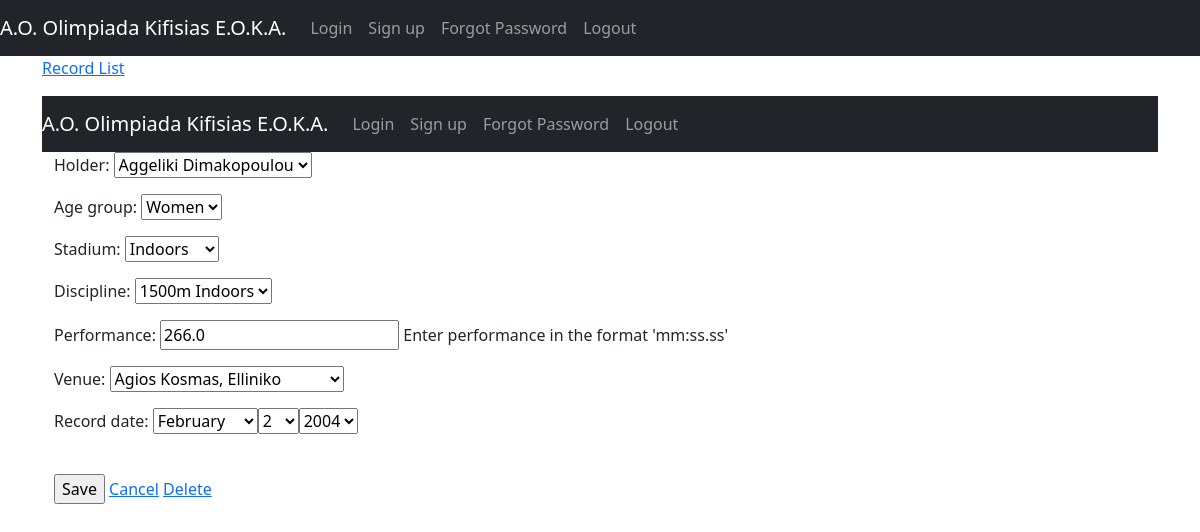
/records/18/ (signed in), run on the app's committed database.
### records/models.py (models this page shows, shortened)
class Record(models.Model):
    user = models.ForeignKey(User, blank=True, null=True, on_delete=models.SET_NULL)
    holder = models.ForeignKey(Athlete, blank=True, null=True, on_delete=models.SET_NULL)
    age_group = models.ForeignKey(AgeGroup, blank=True, null=True, on_delete=models.SET_NULL)
    discipline = models.ForeignKey(Discipline, blank=True, null=True, on_delete=models.SET_NULL)
    venue = models.ForeignKey(Venue, blank=True, null=True, on_delete=models.SET_NULL)
    stadium = models.ForeignKey(Stadium, blank=True, null=True, on_delete=models.SET_NULL)
    performance = models.FloatField(blank=False, null=True)
    record_date = models.DateField(auto_now=False, auto_now_add=False, null=True, blank=True)
    timestamp = models.DateTimeField(auto_now_add=True)
    updated = models.DateTimeField(auto_now=True)
    def get_delete_url(self):
        return f'/records/{self.pk}/delete/'
    class Meta:
        ordering = ['performance', '-record_date']
        unique_together = [['holder', 'discipline', 'performance']]
        db_table = 'Olimpiada records'

class AgeGroup(models.Model):
    age_group = models.CharField(max_length=10)
    def __str__(self):
        return self.age_group

### records/views.py (the view, shortened to what this page needs)
# urls.py: path('records/<int:pk>/', RecordUpdateView.as_view(), name='records-update'),
class RecordUpdateView(LoginRequiredMixin, UpdateView):
    form_class = RecordForm
    model = Record
    template_name_suffix = '_detail'
    def get_queryset(self):
        return Record.objects.filter(user=self.request.user)

### records/models.py (called while the page is built)
    @property
    def full_name(self):
        return f"{self.first_name} {self.last_name}"

    def __str__(self):
        return self.full_name

    def __str__(self):
        return self.name

    def __str__(self):
        return f"{self.name} {self.stadium}"

    def __str__(self):
        return f"{self.stadium_name}, {self.area}"

### records/views.py (called while the page is built)
    @method_decorator(login_required)
    def dispatch(self, request, *args, **kwargs):
        return super(LoginRequiredMixin, self).dispatch(request, *args, **kwargs)

### templates/records/record_detail.html
{% extends "base.html" %}
{% block content %}
    <p><a href="/">Record List</a></p>
    {% if form %}
        {% include 'forms.html' with form=form delete_url=object.get_delete_url %}
    {% endif %}
{% endblock %}

### templates/forms.html (shortened to what this page needs)
{% extends "base.html" %}
{% block content %}
<form method="post"  id="recordForm" data-discipline-url="{% url 'ajax_load_disciplines' %}" >
  {{ form.as_p }} <br>
  <input type="submit" value="Save"/>
    <a href="/">Cancel</a>
  {% if delete_url %}
    <a href="{{delete_url}}">Delete</a>
  {% endif %}
</form>
{% endblock %}

### data on the page
Record: holder "Aggeliki Dimakopoulou", stadium "Indoors", discipline "1500m Indoors", performance "266.0", venue "Agios Kosmas, Elliniko"
AgeGroup: age_group "Women"
